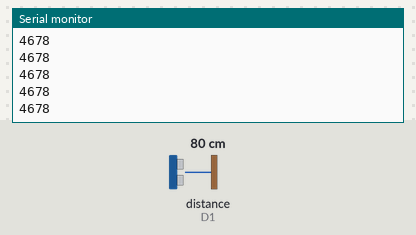
A program run on a simulated ESP8266 (NodeMCU). Shown: the last lines printed to the serial monitor. Wiring (inferred from the names in the program): ultrasonic range finder: trigger D0; echo D1. Inputs (shaded band) come from the test bench; at power-on: distance to the obstacle (sensor on D1) 80 cm. The echo pulse lasts 58.3 µs per cm.

Above: at 1.2 s.
1.3 s: distance to the obstacle (sensor on D1) set to 2 cm
At 2.0 s:
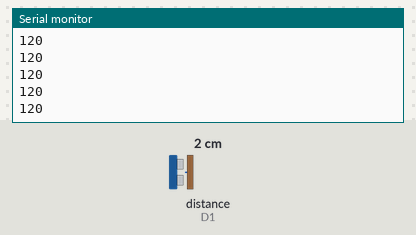
2.8 s: distance to the obstacle (sensor on D1) set to 4 cm
At 3.3 s:
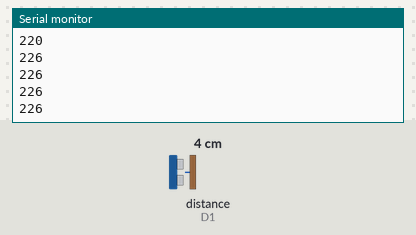
Timing chart, 0 to 5.8 s (numbered marks = the images above; inputs shaded):
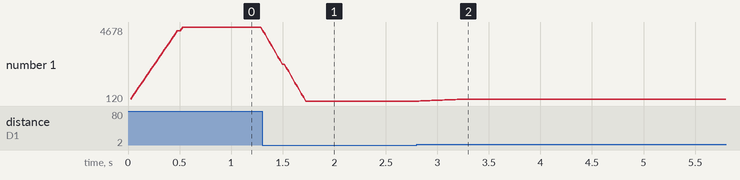

Measured:
- after the input at 1.3 s, the serial monitor: prints a new line at once (image 1)
- after the input at 2.8 s, the serial monitor: prints a new line at once (image 2)
- plotted number 1: 4678 → 120 after the input at 1.3 s, 120 → 226 after the input at 2.8 s

The program:

main.cpp
```cpp
#include <Arduino.h>

#define TRIGGER_PIN D0
#define ECHO_PIN D1
#define SAMPLE_SIZE 20

void setup() {
  pinMode(ECHO_PIN, INPUT);
  pinMode(TRIGGER_PIN, OUTPUT);
  digitalWrite(TRIGGER_PIN, LOW);

  Serial.begin(115200);
  Serial.println("Setup completed.");
}

int averageSamples(int samples[])
{
  int sampleSum = 0;

  for (int i = 0; i < SAMPLE_SIZE; i++)
  {
    sampleSum = sampleSum + samples[i];
  }

  return sampleSum / SAMPLE_SIZE;
}

uint32_t startTime = 0;
uint32_t endTime = 0;
int sampleIndex = 0;
int samples[SAMPLE_SIZE];

void loop() {
  delay(20);

  digitalWrite(TRIGGER_PIN, HIGH);
  delayMicroseconds(10);
  digitalWrite(TRIGGER_PIN, LOW);
  delayMicroseconds(50);

  startTime = micros();
  endTime = micros();

  while (digitalRead(ECHO_PIN) == LOW)
  {
    yield();
  }

  startTime = micros();
  while (digitalRead(ECHO_PIN) == HIGH)
  {
    yield();
  }
  endTime = micros();

  sampleIndex = sampleIndex + 1;
  if (sampleIndex > SAMPLE_SIZE)
  {
    sampleIndex = 0;
  }

  samples[sampleIndex] = endTime - startTime;
  averageSamples(samples);
  Serial.print(averageSamples(samples), DEC);
  Serial.println(' ');
}
```
